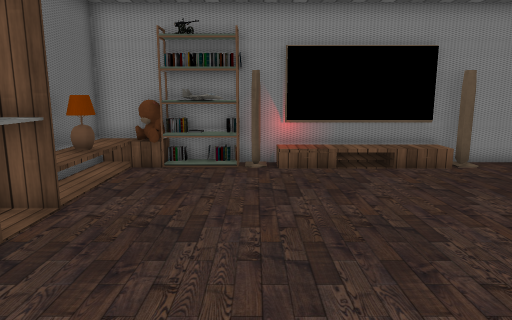
view 1 (above)

16 first-person views from a walk through a Unity game level. The camera is 1.3 m above the floor, tilts 10° down and sees 70° across. The floor is counted in squares, 0.5 m on a side. Each view is taken from the middle of a square. On the plan, view 1 faces up. The plan holds only what a view shows up to about 20 squares ahead; the rest is blank. The place goes on beyond the plan. The player is left out. Door leaves are left out, so doorways stand open. Some surface patterns are stand-ins.

view 2
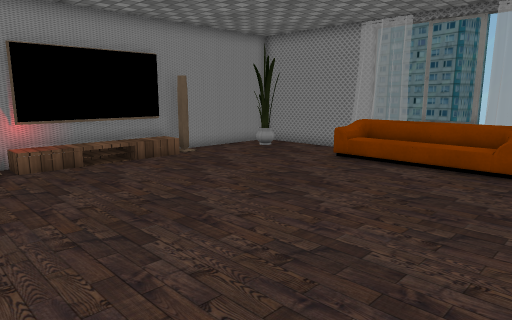

view 3
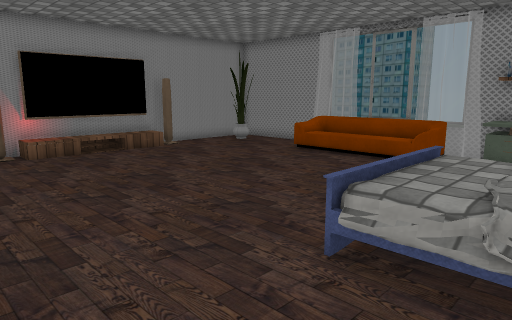

view 4
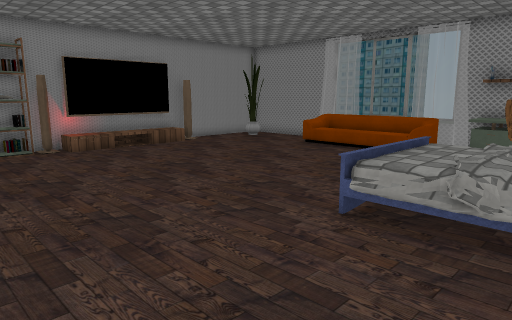

view 5
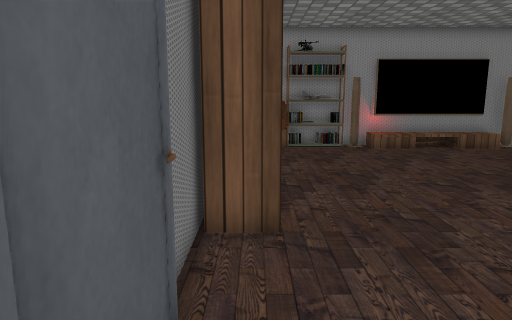

view 6
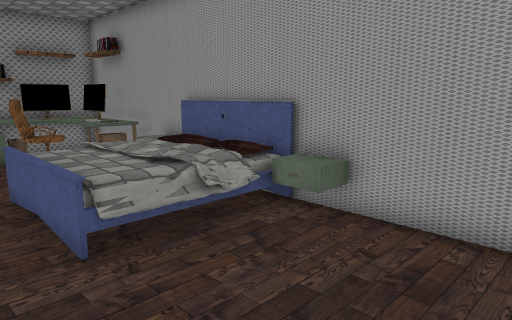

view 7
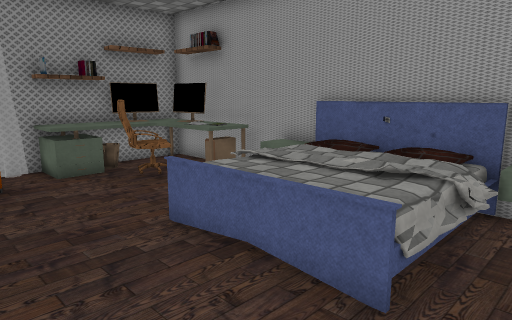

view 8
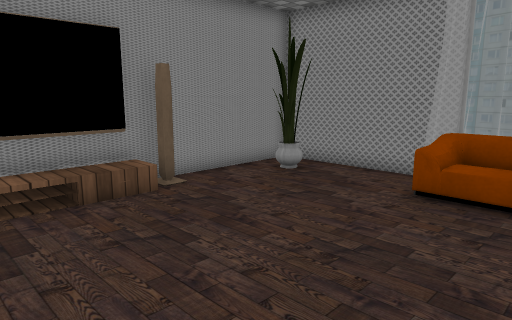

view 9
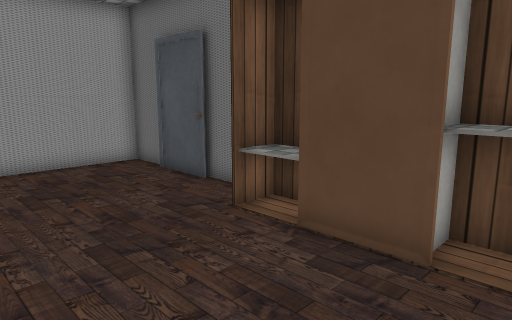

view 10
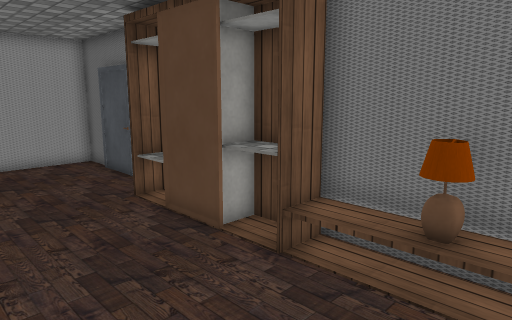

view 11
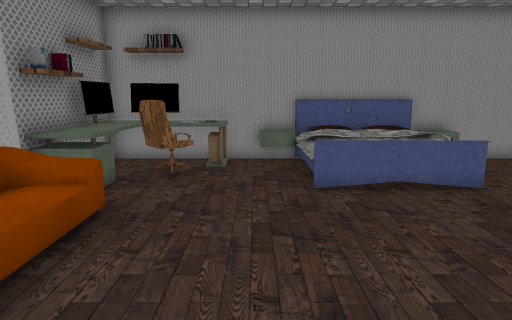

view 12
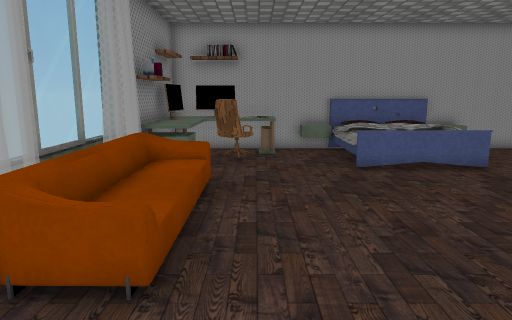

view 13
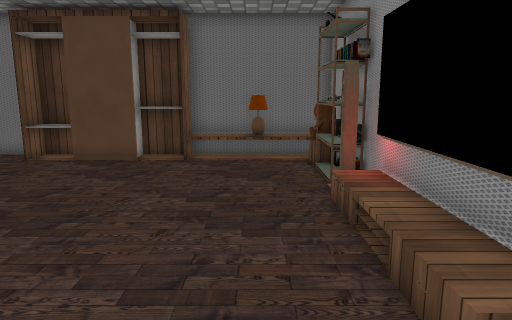

view 14
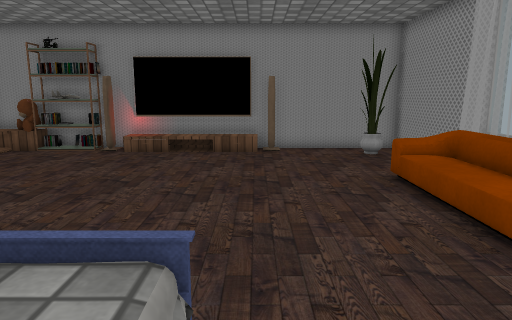

view 15
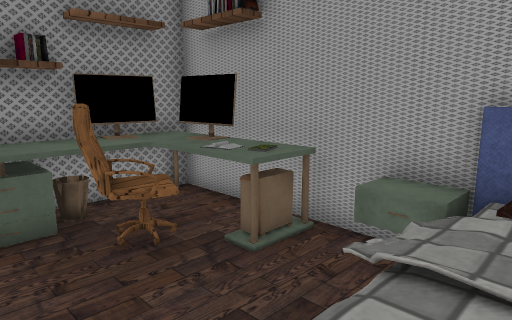

view 16
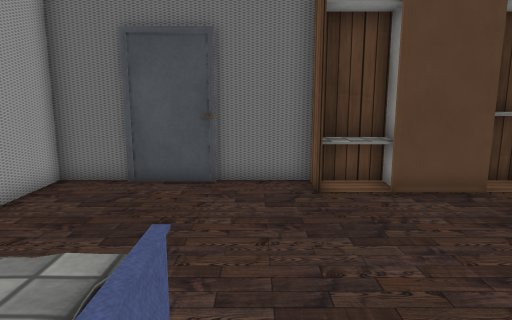

### Floor plan
Key: @ floor where view 1 was taken; # wall or solid block; . main floor; : floor 0.5 m higher than the main floor; / step, stairs or slope; = window, fence, low wall or low ledge; ^ raised ledge; L lamp; C cupboard; S shelf; P plant; B bed; K books; H chair; O other object.
Columns run from 6 left of view 1 to 15 right of it. Each row starts with its distance up from view 1.
 14      ################
 13 #######////////...P.#
 12 #O................P.#
 11 #L..................#
 10 #O..................#
  9 #O..................#
  8 #C................OO#
  7 #S...............OOO#
  6 #C ...............O #
  5 #C ...............O #
  4 #C ...............O #
  3 #S................O #=
  2 #C................OO#=
  1 #................OOO #
  0 #.....@............=#
 -1 #.......##BBB.....^SK
 -2 #.......##BBB....H^SO
 -3 #......=##BBBB..HH^S#
 -4 #.......#   #..=#^^^#
 -5 #.....O=BBB :#O#K^^^#
 -6 #######O#B####O#^####

Where each view was taken, in squares from view 1:
view 1: 0 up, 0 right, facing up
view 2: 1 down, 2 left, facing up-right
view 3: 4 down, 3 left, facing up-right
view 4: 5 down, 5 left, facing up-right
view 5: 5 down, 5 left, facing up
view 6: 1 up, 4 left, facing down-right
view 7: 3 up, 0 right, facing down-right
view 8: 4 up, 2 right, facing up-right
view 9: 8 up, 1 right, facing down-left
view 10: 13 up, 1 right, facing down-left
view 11: 9 up, 8 right, facing down
view 12: 12 up, 10 right, facing down
view 13: 11 up, 10 right, facing left
view 14: 4 down, 7 right, facing up
view 15: 0 up, 5 right, facing down-right
view 16: 0 up, 5 right, facing left
